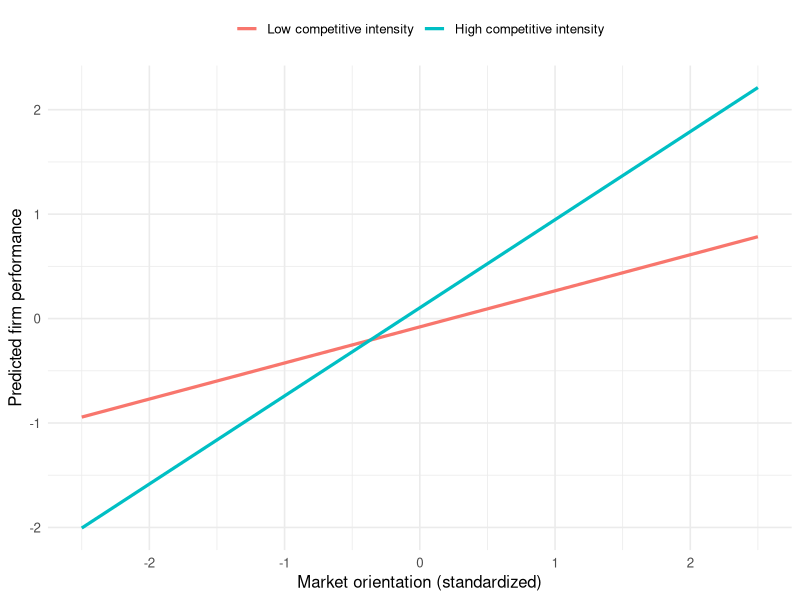

Write R code to recreate this figure.
## ---- chunk 1
suppressPackageStartupMessages({library(dplyr); library(ggplot2)})
set.seed(2024)

n <- 600

firms <- tibble(
  # market orientation (standardized index, e.g. MARKOR/MKTOR)
  mo        = rnorm(n, 0, 1),
  # competitive intensity moderator (0 = sheltered, 1 = cut-throat)
  intensity = runif(n, 0, 1),
  # an omitted "firm quality" that raises BOTH mo and performance
  quality   = rnorm(n, 0, 1)
)

# true model: MO helps, and helps MORE under high competitive intensity;
# firm quality confounds the naive association.
firms <- firms %>%
  mutate(
    mo_obs = mo + 0.5 * quality,                       # quality inflates MO
    perf   = 0.30 * mo_obs +                           # baseline MO effect
             0.60 * mo_obs * intensity +               # moderation
             0.80 * quality +                          # confound
             rnorm(n, 0, 1)
  )

# (1) naive regression: omits quality -> MO effect is biased upward
naive <- lm(perf ~ mo_obs, data = firms)

# (2) moderated regression controlling for quality -> recovers structure
moderated <- lm(perf ~ mo_obs * intensity + quality, data = firms)

round(rbind(
  naive     = c(coef(naive)["mo_obs"], NA, NA),
  moderated = coef(moderated)[c("mo_obs", "intensity", "mo_obs:intensity")]
), 3)
## ---- chunk 2
#| label: fig-ms-mo-moderation
#| fig-cap: "Simulated moderation of the market-orientation to performance link by competitive intensity. The fitted slope of performance on market orientation is steeper under high competitive intensity (customers have alternatives) than under low intensity, illustrating that market orientation is necessary but its payoff is contingent [@kirca2005]."
#| message: false
#| warning: false
grid <- expand.grid(
  mo_obs    = seq(-2.5, 2.5, length.out = 50),
  intensity = c(0.15, 0.85),
  quality   = 0
)
grid$perf <- predict(moderated, newdata = grid)
grid$Intensity <- factor(grid$intensity,
                         labels = c("Low competitive intensity",
                                    "High competitive intensity"))

ggplot(grid, aes(mo_obs, perf, colour = Intensity)) +
  geom_line(linewidth = 1.1) +
  labs(x = "Market orientation (standardized)",
       y = "Predicted firm performance",
       colour = NULL) +
  theme_minimal(base_size = 12) +
  theme(legend.position = "top")
## ---- chunk 3
suppressPackageStartupMessages({library(dplyr)})
set.seed(7)

n_firm <- 120; n_year <- 8
firm_fe <- rnorm(n_firm, 0, 0.40)          # time-invariant firm quality
year_fe <- rnorm(n_year, 0, 0.10)

panel <- expand.grid(firm = 1:n_firm, year = 1:n_year) %>%
  mutate(
    brand_equity = 0.6 * firm_fe[firm] + rnorm(n(), 0, 1),  # quality raises BE
    leverage     = runif(n(), 0, 0.6),
    cash_flow    = rnorm(n(), 0, 1),
    # true within-firm effect of brand equity on Tobin's q is 0.25
    tobin_q = 1.2 + firm_fe[firm] + year_fe[year] +
              0.25 * brand_equity -        # the strategic effect of interest
              0.40 * leverage +
              0.15 * cash_flow +
              rnorm(n(), 0, 0.30)
  )

# Pooled OLS (no FE) overstates the effect: it confounds within- and between-firm
pooled <- lm(tobin_q ~ brand_equity + leverage + cash_flow, data = panel)

# Two-way fixed-effects: identify from WITHIN-firm changes in brand equity
fe <- lm(tobin_q ~ brand_equity + leverage + cash_flow +
           factor(firm) + factor(year), data = panel)

round(c(pooled_BE = coef(pooled)["brand_equity"],
        FE_BE      = coef(fe)["brand_equity"],
        truth      = 0.25), 3)
